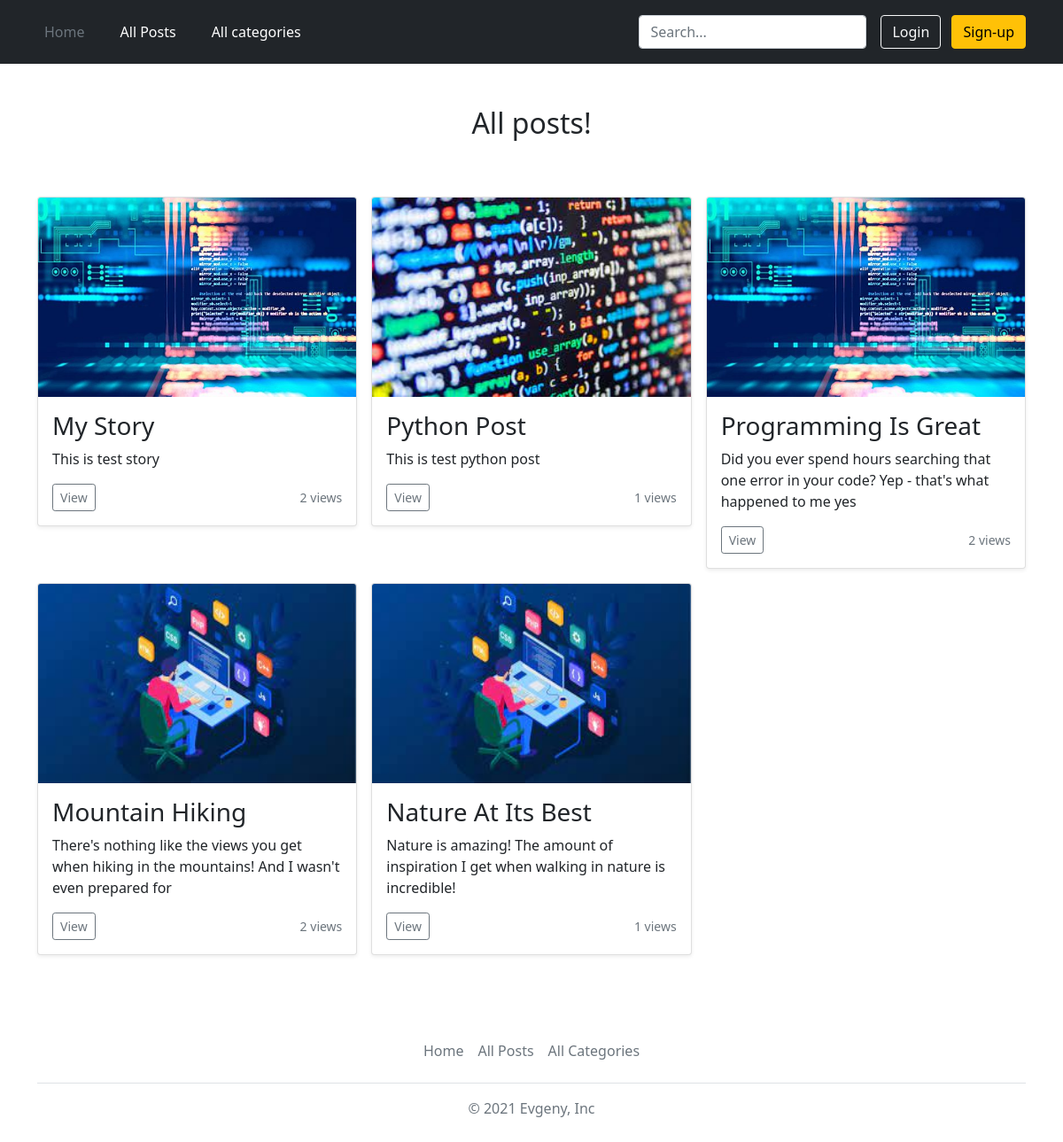
The page /posts on the database its author committed.
### blog/models.py (models this page shows, shortened)
class Post(models.Model):
    title = models.CharField(max_length=20)
    views = models.IntegerField(default=0)
    excerpt = models.CharField(max_length=100)
    image = models.ImageField(upload_to='posts', null=True)
    date = models.DateField(auto_now=True)
    time = models.TimeField(auto_now=True, null=True)
    slug = models.SlugField(unique=True)
    content = models.TextField(validators=[MinLengthValidator(10)])
    author = models.ForeignKey(Author, on_delete=models.SET_NULL, null=True, related_name="posts")
    tags = models.ManyToManyField(Tag)

### blog/views.py (the view)
# urls.py: path('posts', views.PostsView.as_view(), name='posts-page'),
class PostsView(ListView):
    template_name = 'blog/all-posts.html'
    model = Post
    ordering = ['-time']
    context_object_name = 'posts'

### blog/templates/blog/all-posts.html (shortened to what this page needs)
{% extends 'base.html' %}
{% load static %}
{% block css_files %}
    <link rel="stylesheet" href="{% static 'blog/all-posts.css' %}">
{% endblock %}
{% block content%}
  <div class="album py-5">
    <h2 class="all-posts-title">All posts!</h2>
    <div class="container">
        <div class="row row-cols-1 row-cols-sm-2 row-cols-md-3 g-3">
            {% for post in posts %}
                {% include 'blog/includes/post.html' %}
            {% endfor %}
        </div>
    </div>
  </div>
{% endblock %}

### blog/templates/blog/includes/post.html (shortened to what this page needs)
{% load static %}
{% block css_files%}
    <link href="https://getbootstrap.com/docs/5.1/dist/css/bootstrap.min.css" rel="stylesheet"
>
{% endblock %}
 <div class="col">
  <div class="card shadow-sm">
      <img src="{{ post.image.url }}" class="bd-placeholder-img card-img-top" width="100%" height="225">
    <div class="card-body">
      <h3 class="card-text">{{ post.title }}</h3>
      <p class="card-text">{{ post.excerpt }}</p>
      <div class="d-flex justify-content-between align-items-center">
        <div class="btn-group">
            <a href="{% url 'post-detail-page' post.slug %}">
                <button type="button" class="btn btn-sm btn-outline-secondary">View</button>
            </a>
        </div>
        <small class="text-muted">{{ post.views }} views</small>
      </div>
    </div>
  </div>
 </div>

### blog/static/blog/all-posts.css (style rules this page uses)
.bd-placeholder-img { font-size: 1.125rem; text-anchor: middle; -webkit-user-select: none; -moz-user-select: none; user-select: none; }
.all-posts-title { text-align: center; margin-bottom: 4rem; }

### rows shown on the page
Post: image (picture), title "My Story", excerpt "This is test story", views "2"
Post: image (picture), title "Python Post", excerpt "This is test python post", views "1"
Post: image (picture), title "Programming Is Great", excerpt "Did you ever spend hours searching that one error in your code? Yep - that's what happened to me yes", views "2"
Post: image (picture), title "Mountain Hiking", excerpt "There's nothing like the views you get when hiking in the mountains! And I wasn't even prepared for", views "2"
Post: image (picture), title "Nature At Its Best", excerpt "Nature is amazing! The amount of inspiration I get when walking in nature is incredible!", views "1"
